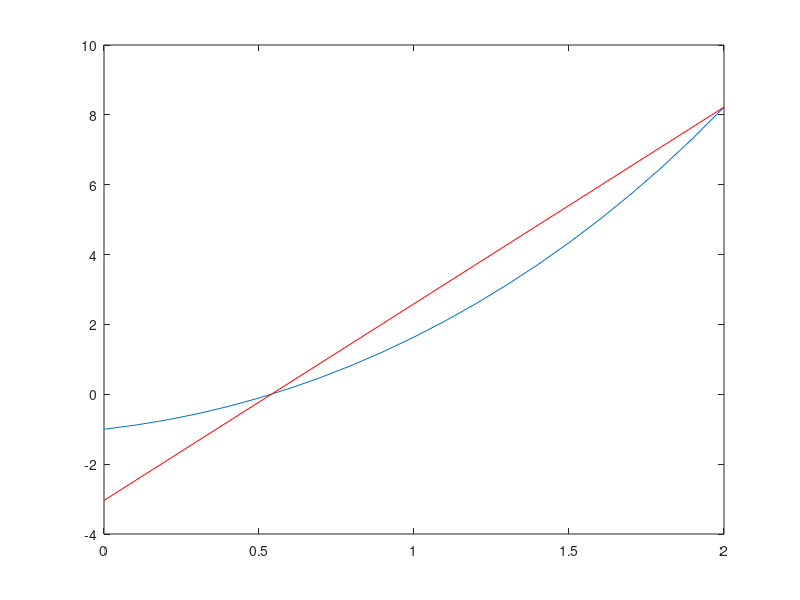

Write the MATLAB code that produced this figure.
function falsaPosicao

  a = 0;
  b = 2; %intervalo [a, b]
  fa = funcao (a);
  fb = funcao (b);
  intervalo = 0.1; %quanto eu quero que varie
  x = [a:intervalo:b];
  y = funcao(x);
  plot(x,y) %plotar o gráfico da função
  hold on
  erro = 10^-15; %quanto eu quero de erro
  k = 0; %número de iterações
  fxm = (a+b)/2; %chute inicial

  while (abs(fxm) > erro) %enquanto nao tenho a precisão que preciso

    k=k+1; %numero de iteracoes
    xm = a-((fa*(b-a))/(fb-fa)); %falsa posição
    fxm = funcao(xm);
    r = fa+((fb-fa)/(b-a))*(x-a); %reta que passa nos pontos

    if (fa*fxm<0) %se tiver raiz reduz o intervalo

      b = xm;
      fb = fxm;

    else %continua procurando raiz

      a = xm;
      fa = fxm;

    end


  end

    k %printar numero de iteraçoes
    xm %mostrar x da raiz
    fxm %valor aproximado da raiz
    plot(x, r,'r') %plota a reta
    hold on

end

function f = funcao(x)

  f = exp(x) - 2*cos(x); %funcao pedida na questao

end





